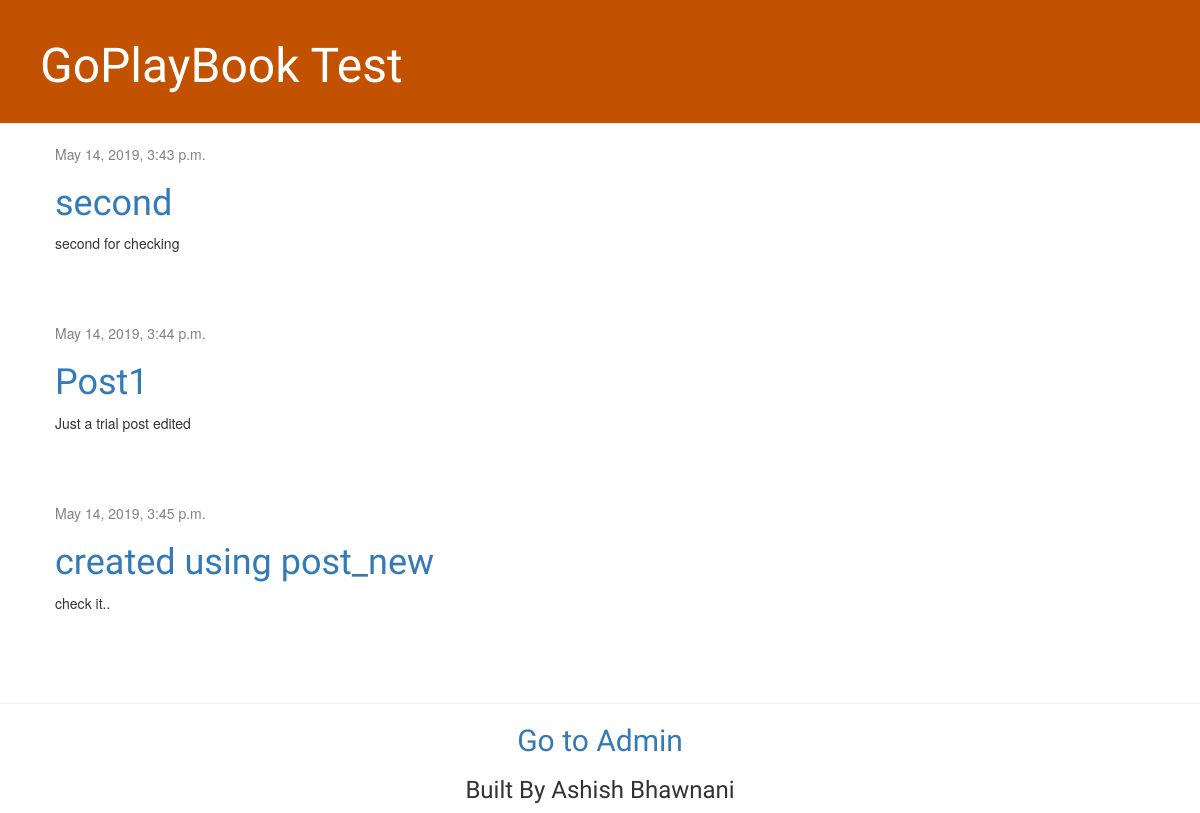
The app's page /wall with its own data.
### blog/models.py (models this page shows, shortened)
class Post(models.Model):
    author = models.ForeignKey(settings.AUTH_USER_MODEL, on_delete=models.CASCADE)
    title = models.CharField(max_length=200)
    text = models.TextField()
    created_date = models.DateTimeField(default=timezone.now)
    published_date = models.DateTimeField(blank=True, null=True)

### blog/views.py (the view)
# urls.py: path('wall', views.post_list, name='post_list'),
def post_list(request):
	posts = Post.objects.filter(published_date__lte=timezone.now()).order_by('published_date')
	return render(request, 'blog/post_list.html', {'posts': posts})

### blog/templates/blog/post_list.html
{% extends 'blog/base.html' %}
{% block content %}
    {% for post in posts %}
        <div class="post">
            <div class="date">
                {{ post.published_date }}
            </div>
            <h1><a href="{% url 'post_detail' pk=post.pk %}">{{ post.title }}</a></h1>
            <p>{{ post.text|linebreaksbr }}</p>
        </div>
    {% endfor %}
{% endblock %}

### blog/templates/blog/base.html (shortened to what this page needs)
{% load static %}
<html>
    <head>
        <link rel="stylesheet" href="//maxcdn.bootstrapcdn.com/bootstrap/3.2.0/css/bootstrap.min.css">
        <link rel="stylesheet" href="//maxcdn.bootstrapcdn.com/bootstrap/3.2.0/css/bootstrap-theme.min.css">
        <link rel="stylesheet" href="{% static 'css/blog.css' %}">
    </head>
<body>
    <div class="page-header">
        <h1><a href="/">GoPlayBook Test</a></h1>
    </div>
    <div class="content container">
        <div class="row">
            <div class="col-md-8">
            {% block content %}
            {% endblock %}
            </div>
        </div>
    </div>
    <hr >
    <center>
    <div>
        <h2><a href="/admin">Go to Admin</a></h2>
        <h3>Built By Ashish Bhawnani</h3>
    </div>
</h2></center>
</body>
</html>

### blog/static/css/blog.css (style rules this page uses)
.page-header { background-color: #C25100; margin-top: 0; padding: 20px 20px 20px 40px; }
.page-header h1, .page-header h1 a, .page-header h1 a:visited, .page-header h1 a:active { color: #ffffff; font-size: 36pt; text-decoration: none; }
.content { margin-left: 40px; }
h1, h2, h3, h4 { font-family: 'Lobster', cursive; }
.date { color: #828282; }
.post { margin-bottom: 70px; }

### records on screen
Post: published_date "May 14, 2019, 3:43 p.m.", title "second", text "second for checking"
Post: published_date "May 14, 2019, 3:44 p.m.", title "Post1", text "Just a trial post edited"
Post: published_date "May 14, 2019, 3:45 p.m.", title "created using post_new", text "check it.."
